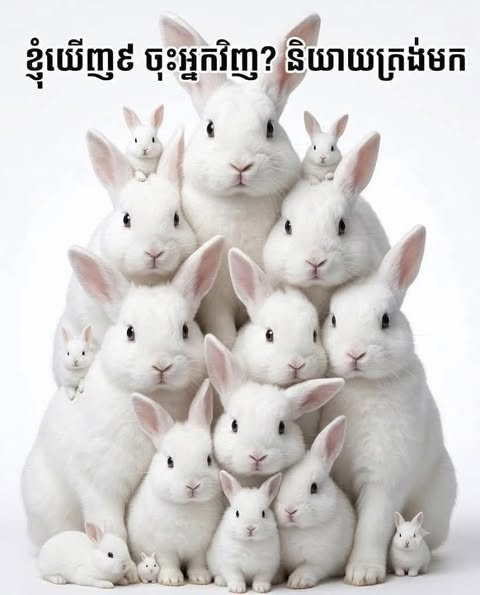
#> input picture object_detection/image.png, 480 x 595 px
$ python generate_manual.py
#> lines starting #> are read from the running program, lines starting #| are printed output that depends on the picture
from PIL import Image, ImageDraw, ImageFont
from pathlib import Path

SCRIPT_DIR = Path(__file__).resolve().parent

def generate():
    img = Image.open(SCRIPT_DIR / "image.png")
#> img is the input picture: PIL image 480x595 RGB; mean R, G, B 211.3, 208.6, 207.5

    coords = [
        (240, 145), # 1
        (142, 125), # 2
        (325, 140), # 3
        (155, 255), # 4
        (315, 250), # 5
        (75, 355),  # 6
        (165, 370), # 7
        (245, 300), # 8
        (290, 355), # 9
        (380, 350), # 10
        (195, 485), # 11
        (265, 455), # 12
        (320, 490), # 13
        (100, 555), # 14
        (145, 575), # 15
        (175, 575), # 16 (tiny one next to 15)
        (255, 535), # 17
        (410, 545), # 18
    ]

    draw = ImageDraw.Draw(img)
    try:
        font = ImageFont.truetype("/Library/Fonts/Arial.ttf", 24)
    except IOError:
        font = ImageFont.load_default()

    for i, (x, y) in enumerate(coords):
        r = 6
        draw.ellipse((x - r, y - r, x + r, y + r), fill="yellow", outline="red")

        label = str(i + 1)
        text_bbox = draw.textbbox((x + 8, y - 12), label, font=font)
        draw.rectangle(text_bbox, fill="red")
        draw.text((x + 8, y - 12), label, fill="white", font=font)
#> this loop made 18 passes
#> text_bbox on passes 1 to 12: (248, 138, 263, 156), (150, 118, 165, 136), (333, 133, 348, 151), (163, 248, 178, 266), (323, 243, 338, 261), (83, 348, 98, 366), (173, 363, 188, 381), (253, 293, 268, 311), (298, 348, 313, 366), (388, 343, 419, 361), (203, 478, 234, 496), (273, 448, 304, 466)

    img.save(SCRIPT_DIR / "temp.png")
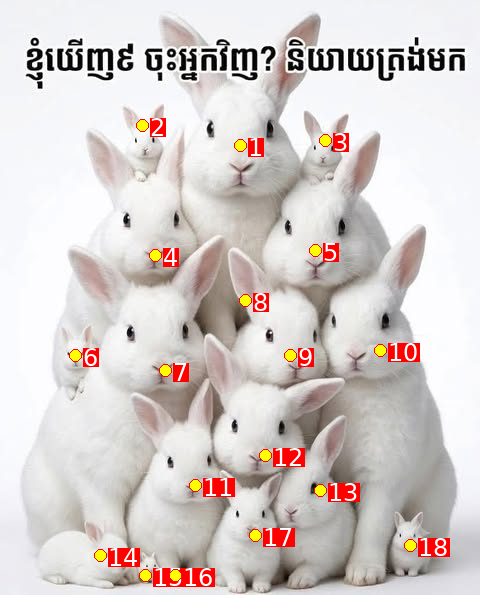
#> saved as temp.png: PIL image 480x595 RGB; mean R, G, B 213.8, 205.4, 202.9

if __name__ == "__main__":
    generate()
